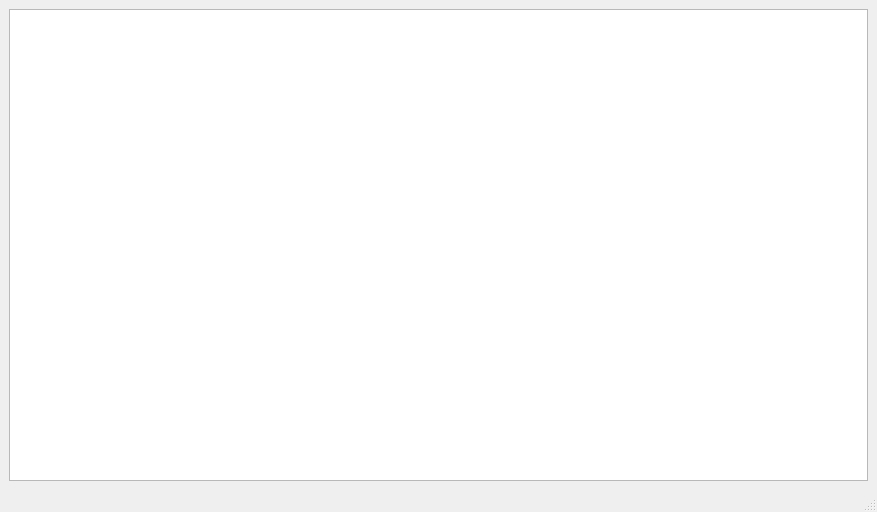
<?xml version="1.0" encoding="UTF-8"?>
<ui version="4.0">
 <class>MapWindow</class>
 <widget class="QMainWindow" name="MapWindow">
  <property name="geometry">
   <rect>
    <x>0</x>
    <y>0</y>
    <width>877</width>
    <height>512</height>
   </rect>
  </property>
  <property name="windowTitle">
   <string>MainWindow</string>
  </property>
  <widget class="QWidget" name="centralwidget">
   <layout class="QVBoxLayout" name="verticalLayout">
    <item>
     <widget class="QGraphicsView" name="graphicsView"/>
    </item>
   </layout>
  </widget>
  <widget class="QMenuBar" name="menubar">
   <property name="geometry">
    <rect>
     <x>0</x>
     <y>0</y>
     <width>877</width>
     <height>21</height>
    </rect>
   </property>
  </widget>
  <widget class="QStatusBar" name="statusbar"/>
 </widget>
 <resources/>
 <connections/>
</ui>
